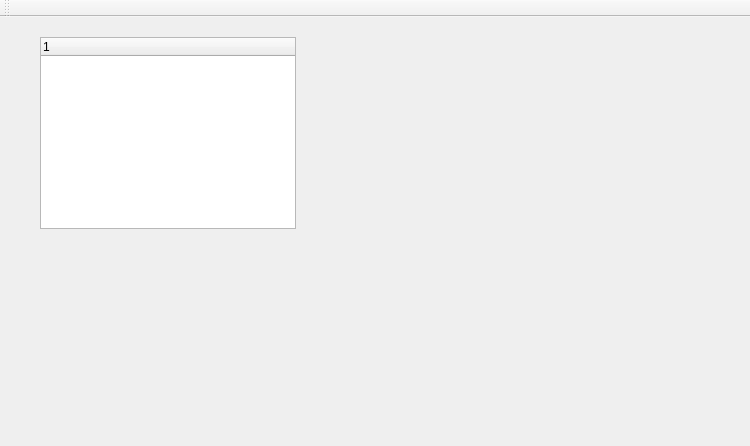
<?xml version="1.0" encoding="UTF-8"?>
<ui version="4.0">
 <class>MainMenu</class>
 <widget class="QMainWindow" name="MainMenu">
  <property name="geometry">
   <rect>
    <x>0</x>
    <y>0</y>
    <width>750</width>
    <height>446</height>
   </rect>
  </property>
  <property name="minimumSize">
   <size>
    <width>750</width>
    <height>446</height>
   </size>
  </property>
  <property name="maximumSize">
   <size>
    <width>750</width>
    <height>446</height>
   </size>
  </property>
  <property name="windowTitle">
   <string>MainWindow</string>
  </property>
  <widget class="QWidget" name="centralwidget">
   <widget class="QTreeWidget" name="treeWidget">
    <property name="geometry">
     <rect>
      <x>40</x>
      <y>20</y>
      <width>256</width>
      <height>192</height>
     </rect>
    </property>
   </widget>
  </widget>
  <widget class="QToolBar" name="toolBar">
   <property name="windowTitle">
    <string>toolBar</string>
   </property>
   <attribute name="toolBarArea">
    <enum>TopToolBarArea</enum>
   </attribute>
   <attribute name="toolBarBreak">
    <bool>false</bool>
   </attribute>
  </widget>
 </widget>
 <resources/>
 <connections/>
</ui>
